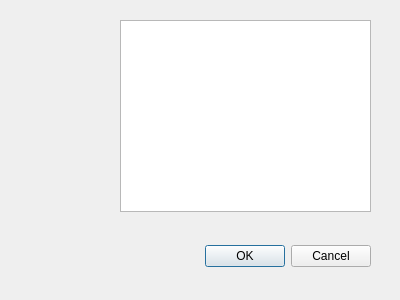
<?xml version="1.0" encoding="UTF-8"?>
<ui version="4.0">
 <class>Dialog</class>
 <widget class="QDialog" name="Dialog">
  <property name="geometry">
   <rect>
    <x>0</x>
    <y>0</y>
    <width>400</width>
    <height>300</height>
   </rect>
  </property>
  <property name="windowTitle">
   <string>Dialog</string>
  </property>
  <widget class="QDialogButtonBox" name="buttonBox">
   <property name="geometry">
    <rect>
     <x>30</x>
     <y>240</y>
     <width>341</width>
     <height>32</height>
    </rect>
   </property>
   <property name="orientation">
    <enum>Qt::Horizontal</enum>
   </property>
   <property name="standardButtons">
    <set>QDialogButtonBox::Cancel|QDialogButtonBox::Ok</set>
   </property>
  </widget>
  <widget class="QListView" name="listView">
   <property name="geometry">
    <rect>
     <x>120</x>
     <y>20</y>
     <width>251</width>
     <height>192</height>
    </rect>
   </property>
  </widget>
 </widget>
 <resources/>
 <connections>
  <connection>
   <sender>buttonBox</sender>
   <signal>rejected()</signal>
   <receiver>Dialog</receiver>
   <slot>reject()</slot>
   <hints>
    <hint type="sourcelabel">
     <x>316</x>
     <y>260</y>
    </hint>
    <hint type="destinationlabel">
     <x>286</x>
     <y>274</y>
    </hint>
   </hints>
  </connection>
 </connections>
</ui>
